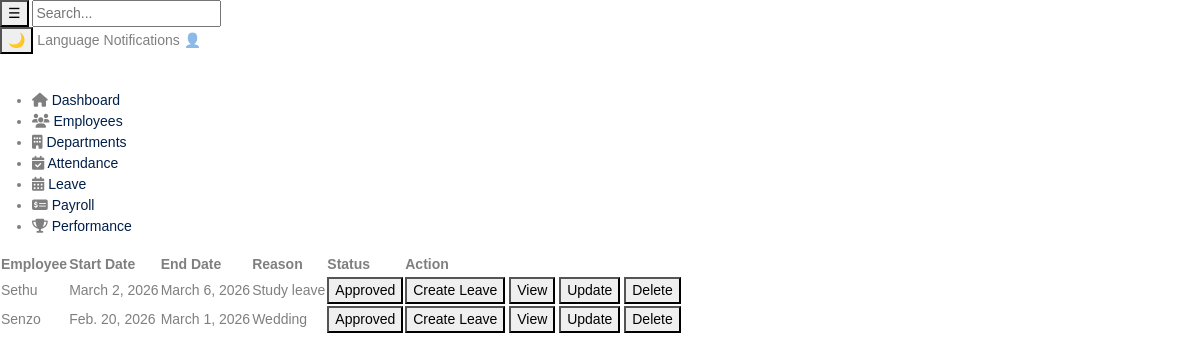
Page /hr/leaves/ on the earlier database version.
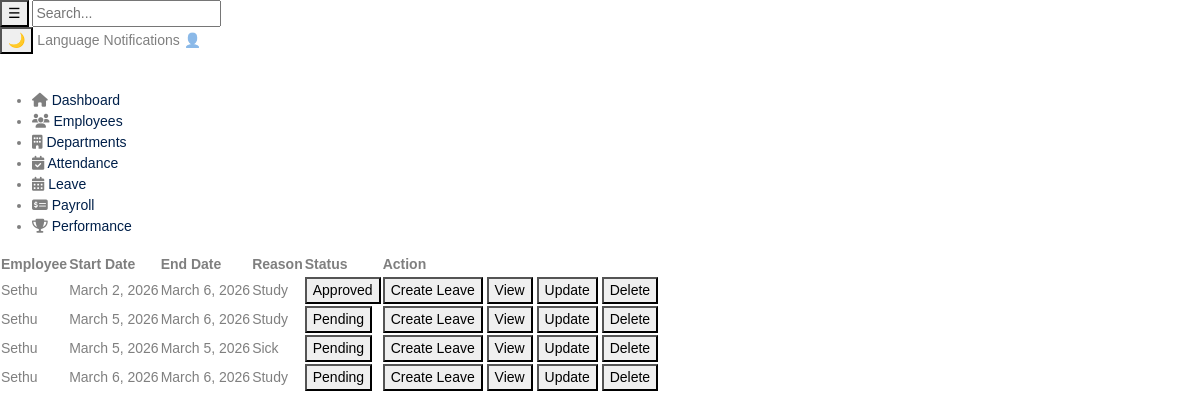
Same page on the later database version.
### hr/models.py (models this page shows, shortened)
class Leave(models.Model):
    employee = models.ForeignKey(Employee, on_delete=models.CASCADE)
    start_date = models.DateField()
    end_date = models.DateField()
    reason = models.TextField()
    STATUS_CHOICES = [
        ("Pending", "Pending"),
        ("Approved", "Approved"),
        ("Declined", "Declined"),
    ]
    status = models.CharField(max_length=20, choices=STATUS_CHOICES, default="Pending")

class Employee(models.Model):
    user = models.OneToOneField(User, on_delete=models.CASCADE)
    department = models.ForeignKey(Department, on_delete=models.CASCADE)
    first_name = models.CharField(max_length=50)
    last_name = models.CharField(max_length=50)
    email = models.EmailField(unique=True)
    role = models.ForeignKey(Role, on_delete=models.CASCADE)
    date_joined = models.DateField(auto_now_add=True)
    profile_picture = models.ImageField(upload_to='employee_profiles/', blank=True, null=True) #media/employee_profiles/
    contract_copy = models.FileField(upload_to='employee_contracts/', blank=True, null=True) #media/employee_contracts/

### hr/views.py (the view)
# urls.py: path('leaves/', LeaveListView.as_view(), name='leave-list'),
class LeaveListView(View):
    def get(self, request):
        template = loader.get_template('hr/pages/leave.html')
        leaves = Leave.objects.all()
        context = {
            'leaves': leaves
        }
        return HttpResponse(template.render(context, request))

### hr/templates/hr/pages/leave.html (shortened to what this page needs)
{% extends "hr/base/base.html" %}
{% block content %}
<section class="content">
    <table class="attendance-table">
        <thead>
            <tr>
                <th>Employee</th>
                <th>Start Date</th>
                <th>End Date</th>
                <th>Reason</th>
                <th>Status</th>
                <th>Action</th>
            </tr>
        </thead>
    <tbody>
    {% for leave in leaves %}
        <tr>
            <td>{{ leave.employee.first_name }}</td>
            <td>{{ leave.start_date }}</td>
            <td>{{ leave.end_date }}</td>
            <td>{{ leave.reason }}</td>
            <td>
                {% if leave.status == "Pending" %}
                    <button type="button">Pending</button>
                {% elif leave.status == "Approved" %}
                    <button type="button">Approved</button>
                {% elif leave.status == "Declined" %}
                    <button type="button">Declined</button>
                {% endif %}
            </td>
            <td>
                <a href="{% url 'create' %}">
                    <button type="button">Create Leave</button>
                </a>
                <a href="{% url 'leave_view' leave.id %}">
                    <button type="button">View</button>
                </a>
                <a href="{% url 'leave_update' leave.id %}">
                    <button type="button">Update</button>
                </a>
                <form action="{% url 'leave_delete' leave.id %}" method="POST" style="display:inline;">
                    <button type="submit" onclick="return confirm('Are you sure you want to delete this leave?')">
                        Delete
                    </button>
                </form>
            </td>
        </tr>
    {% empty %}
        <tr>
            <td colspan="6">No leave records found.</td>
        </tr>
    {% endfor %}
    </tbody>
</table>
</section>
{% endblock %}

### hr/templates/hr/base/base.html (shortened to what this page needs)
{% load static %}
<!DOCTYPE html>
<html lang="en">
    <head>
        <link rel="stylesheet" href="https://cdnjs.cloudflare.com/ajax/libs/font-awesome/6.4.0/css/all.min.css">
        <link rel="stylesheet" href="{% static 'hr/css/style.css' %}">
    </head>
    <body>
        {% include 'hr/essentials/topbar.html' %}
     <div class="layout">
        {% include 'hr/essentials/sidebar.html' %}
        <div id="main" class="main-content">
                {% block content %}{% endblock %}
        </div>
    </div>
    </body>
</html>

### hr/templates/hr/essentials/topbar.html
<div class="topbar">
        <div class="left-top">
            <button class="toggle-btn" onclick="toggleSidebar()">☰</button>
            <input type="text" placeholder="Search...">
        </div>
    <div class="top-actions">
        <button class="mode-btn" onclick="toggleMode()">🌙</button>
        <span>Language</span>
        <span>Notifications</span>
        <span>👤</span>
    </div>
</div>

### hr/templates/hr/essentials/sidebar.html
<aside class="sidebar">
    <div class="logo">HRM System</div>
    <ul class="menu">
        <li class="active"><i class="fas fa-home"></i> <span class="menu-text"><a href="{% url 'dashboard' %}">Dashboard</a></span></li>
        <li><i class="fas fa-users"></i> <span class="menu-text"><a href="{% url 'employees' %}">Employees</a></span></li>
        <li><i class="fas fa-building"></i> <span class="menu-text"><a href="{% url 'department_list' %}">Departments</a></span></li>
        <li><i class="fas fa-calendar-check"></i> <span class="menu-text"><a href="{% url 'attendance' %}">Attendance</a></span></li>
        <li><i class="fas fa-calendar-alt"></i> <span class="menu-text"><a href="{% url 'leave' %}">Leave</a></span></li>
        <li><i class="fas fa-money-check-alt"></i> <span class="menu-text"><a href="{% url 'payroll' %}">Payroll</a></span></li>
        <li><i class="fas fa-trophy"></i> <span class="menu-text"><a href="{% url 'performance' %}">Performance</a></span></li>
    </ul>
</aside>

Differences in the rows shown:
removed Leave: employee.first_name "Senzo", start_date "Feb. 20, 2026", end_date "March 1, 2026", reason "Wedding", status "Approved"
changed Leave "March 2, 2026": reason "Study leave" → "Study"
added Leave: employee.first_name "Sethu", start_date "March 5, 2026", end_date "March 6, 2026", reason "Study", status "Pending"
added Leave: employee.first_name "Sethu", start_date "March 5, 2026", end_date "March 5, 2026", reason "Sick", status "Pending"
added Leave: employee.first_name "Sethu", start_date "March 6, 2026", end_date "March 6, 2026", reason "Study", status "Pending"
